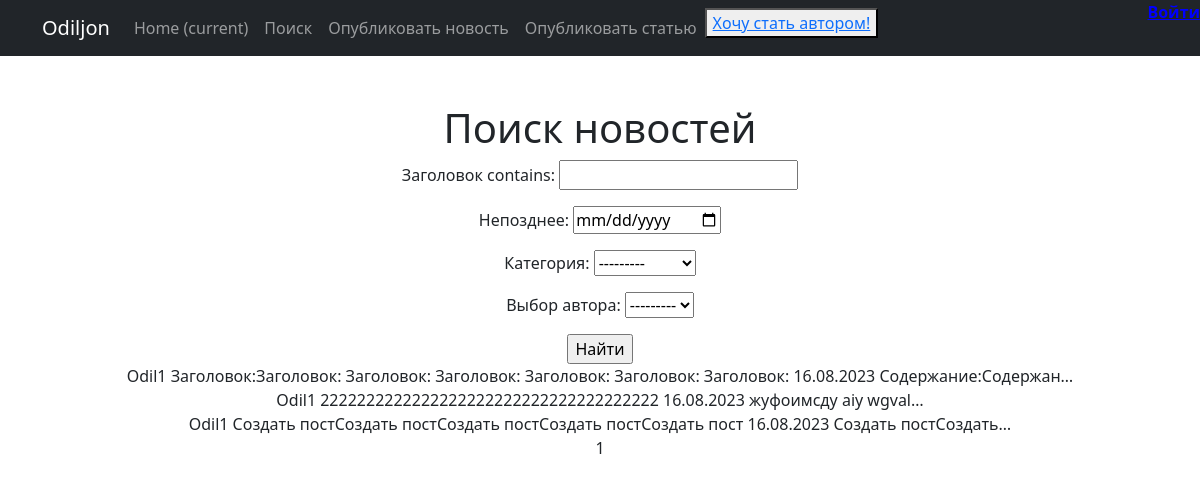
The app's page /search/, older data.
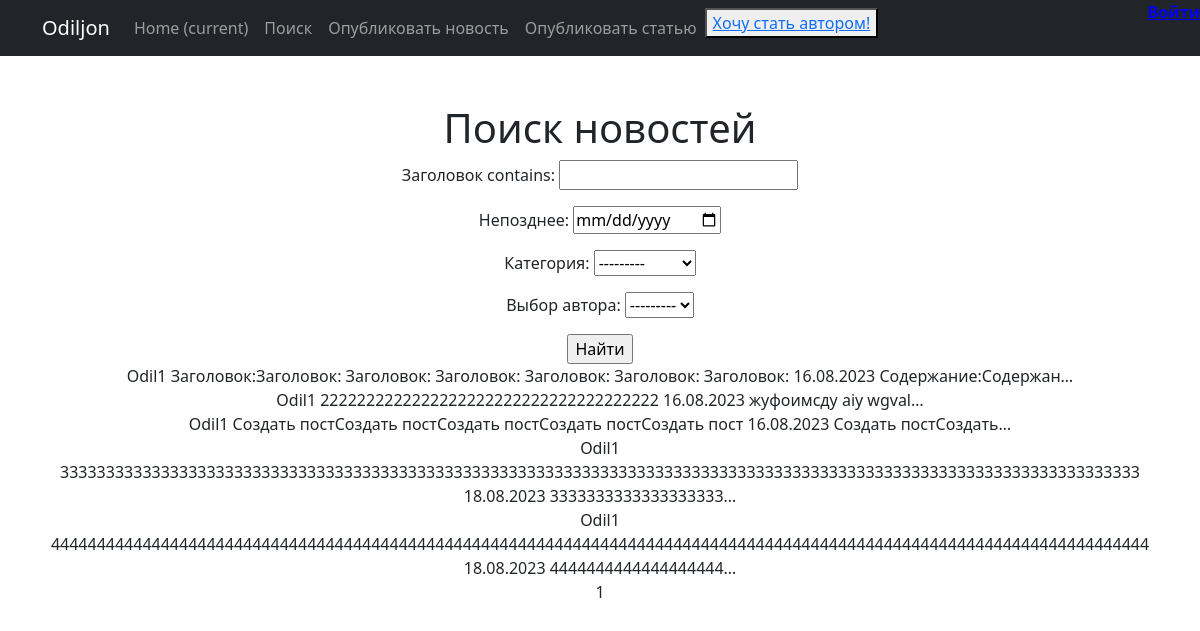
The same page, newer data.
### news/models.py (models this page shows, shortened)
class Post(models.Model):
    ART = 'AR'
    NEWS = 'NW'
    TYPES = [(ART, 'Статья'), (NEWS, 'Новость')]
    author = models.ForeignKey(Author, on_delete=models.CASCADE, verbose_name='Автор')
    post_type = models.CharField(max_length=10, choices=TYPES, verbose_name='Тип поста')
    created_at = models.DateTimeField(auto_now_add=True, verbose_name='Дата публикации')
    post_category = models.ManyToManyField(Category, through='PostCategory')
    post_title = models.CharField(max_length=120, verbose_name='Заголовок')
    post_text = models.TextField(verbose_name='Содержание')
    post_rating = models.IntegerField(default=0, verbose_name='Рейтинг поста')

class Author(models.Model):
    user = models.OneToOneField(User, on_delete=models.CASCADE)  # ID пользователя, который является автором
    author_rating = models.IntegerField(default=0)
    def __str__(self):
        return f'{self.user}'

### news/views.py (the view)
# urls.py: path('search/', PostSearch.as_view(), name='post_search'),
class PostSearch(ListView):
    model = Post
    ordering = 'created_at'
    template_name = 'news/post_search.html'
    context_object_name = 'search'
    paginate_by = 10
    def get_queryset(self):
        queryset = super().get_queryset()
        self.filterset = PostFilter(self.request.GET, queryset)
        return self.filterset.qs
    def get_context_data(self, **kwargs):
        context = super().get_context_data(**kwargs)
        context['filterset'] = self.filterset
        context['is_not_author'] = not self.request.user.groups.filter(name='author').exists()
        return context

### news/models.py (called while the page is built)
    def __str__(self):
        return self.category_name

### templates/news/post_search.html (shortened to what this page needs)
{% extends 'flatpages/default.html' %}
{% load censor %}
{% load custom_tags %}
{% block content %}
   <h1>Поиск новостей</h1>
   <form action="" method="get">
       {{ filterset.form.as_p }}
       <input type="submit" value="Найти" />
   </form>
    {% for post in search %}
     <div>
     {{ post.author }}
     {{ post.post_title }}
     {{ post.created_at|date:'d.m.Y' }}
     {{ post.post_text|truncatechars:20 }}
     </div>
    {% endfor %}
   {{ page_obj.number }}
{% endblock content %}

Row changes from the older to the newer data that the page shows:
added Post: author "Odil1", post_title "3333333333333333333333333333333333333333333333333333333333333333333333333333333333333333333333333333333333333333333333", created_at "18.08.2023", post_text "3333333333333333333…"
added Post: author "Odil1", post_title "444444444444444444444444444444444444444444444444444444444444444444444444444444444444444444444444444444444444444444444444", created_at "18.08.2023", post_text "4444444444444444444…"
